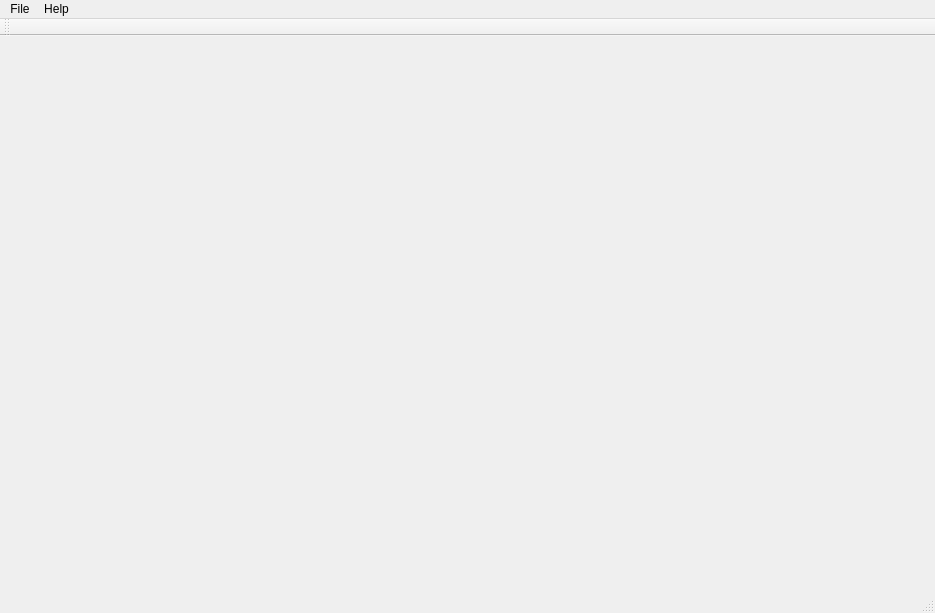
<?xml version="1.0" encoding="UTF-8"?>
<ui version="4.0">
 <class>MainWindow</class>
 <widget class="QMainWindow" name="MainWindow">
  <property name="geometry">
   <rect>
    <x>0</x>
    <y>0</y>
    <width>935</width>
    <height>613</height>
   </rect>
  </property>
  <property name="windowTitle">
   <string>WinLogDecoder</string>
  </property>
  <property name="windowIcon">
   <iconset resource="winlogdecoder.qrc">
    <normaloff>:/resource/winlogdecoder.ico</normaloff>:/resource/winlogdecoder.ico</iconset>
  </property>
  <widget class="QWidget" name="centralwidget"/>
  <widget class="QMenuBar" name="menubar">
   <property name="geometry">
    <rect>
     <x>0</x>
     <y>0</y>
     <width>935</width>
     <height>17</height>
    </rect>
   </property>
   <widget class="QMenu" name="menuFile">
    <property name="title">
     <string>File</string>
    </property>
    <addaction name="actionSettings"/>
    <addaction name="separator"/>
    <addaction name="actionExit"/>
   </widget>
   <widget class="QMenu" name="menuHelp">
    <property name="title">
     <string>Help</string>
    </property>
    <addaction name="actionAbout"/>
   </widget>
   <addaction name="menuFile"/>
   <addaction name="menuHelp"/>
  </widget>
  <widget class="QStatusBar" name="statusbar"/>
  <widget class="QToolBar" name="mainToolBar">
   <property name="windowTitle">
    <string>toolBar</string>
   </property>
   <attribute name="toolBarArea">
    <enum>TopToolBarArea</enum>
   </attribute>
   <attribute name="toolBarBreak">
    <bool>false</bool>
   </attribute>
  </widget>
  <action name="actionSettings">
   <property name="text">
    <string>Settings</string>
   </property>
  </action>
  <action name="actionAbout">
   <property name="text">
    <string>About</string>
   </property>
  </action>
  <action name="actionFilters">
   <property name="text">
    <string>Filters</string>
   </property>
  </action>
  <action name="actionExit">
   <property name="text">
    <string>Exit</string>
   </property>
  </action>
 </widget>
 <resources>
  <include location="winlogdecoder.qrc"/>
 </resources>
 <connections/>
</ui>
